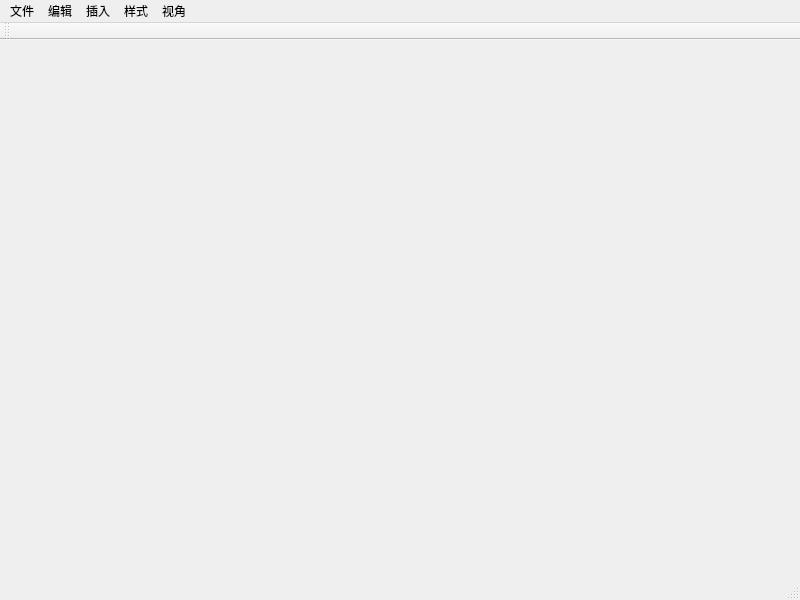
<?xml version="1.0" encoding="UTF-8"?>
<ui version="4.0">
 <class>MainWindow</class>
 <widget class="QMainWindow" name="MainWindow">
  <property name="geometry">
   <rect>
    <x>0</x>
    <y>0</y>
    <width>800</width>
    <height>600</height>
   </rect>
  </property>
  <property name="windowTitle">
   <string>MainWindow</string>
  </property>
  <widget class="QWidget" name="centralwidget"/>
  <widget class="QMenuBar" name="menubar">
   <property name="geometry">
    <rect>
     <x>0</x>
     <y>0</y>
     <width>800</width>
     <height>17</height>
    </rect>
   </property>
   <widget class="QMenu" name="fileMenu">
    <property name="title">
     <string>文件</string>
    </property>
   </widget>
   <widget class="QMenu" name="editMenu">
    <property name="title">
     <string>编辑</string>
    </property>
   </widget>
   <widget class="QMenu" name="addMenu">
    <property name="title">
     <string>插入</string>
    </property>
   </widget>
   <widget class="QMenu" name="styleMenu">
    <property name="title">
     <string>样式</string>
    </property>
   </widget>
   <widget class="QMenu" name="viewMenu">
    <property name="title">
     <string>视角</string>
    </property>
   </widget>
   <addaction name="fileMenu"/>
   <addaction name="editMenu"/>
   <addaction name="addMenu"/>
   <addaction name="styleMenu"/>
   <addaction name="viewMenu"/>
  </widget>
  <widget class="QStatusBar" name="statusbar"/>
  <widget class="QToolBar" name="headToolBar">
   <property name="windowTitle">
    <string>toolBar</string>
   </property>
   <attribute name="toolBarArea">
    <enum>TopToolBarArea</enum>
   </attribute>
   <attribute name="toolBarBreak">
    <bool>false</bool>
   </attribute>
  </widget>
  <action name="actNewFile">
   <property name="text">
    <string>新建</string>
   </property>
   <property name="shortcut">
    <string>Ctrl+N</string>
   </property>
  </action>
  <action name="actOpenFile">
   <property name="text">
    <string>打开</string>
   </property>
   <property name="shortcut">
    <string>Ctrl+O</string>
   </property>
  </action>
  <action name="actSaveFile">
   <property name="text">
    <string>保存</string>
   </property>
   <property name="shortcut">
    <string>Ctrl+S</string>
   </property>
  </action>
  <action name="actExportFile">
   <property name="text">
    <string>导出</string>
   </property>
  </action>
  <action name="actExit">
   <property name="text">
    <string>退出</string>
   </property>
  </action>
  <action name="actAddLine">
   <property name="text">
    <string>直线</string>
   </property>
  </action>
  <action name="actAddArrowLine">
   <property name="text">
    <string>单向箭头</string>
   </property>
  </action>
  <action name="actAddDoubleArrowLine">
   <property name="text">
    <string>双向箭头</string>
   </property>
  </action>
  <action name="actAddEll">
   <property name="text">
    <string>椭圆</string>
   </property>
  </action>
  <action name="actAddRect">
   <property name="text">
    <string>矩形</string>
   </property>
  </action>
  <action name="actAddRoundRect">
   <property name="text">
    <string>圆角矩形</string>
   </property>
  </action>
  <action name="actAddRhom">
   <property name="text">
    <string>菱形</string>
   </property>
  </action>
  <action name="actAddPargram">
   <property name="text">
    <string>平行四边形</string>
   </property>
  </action>
  <action name="actAddTrap">
   <property name="text">
    <string>梯形</string>
   </property>
  </action>
  <action name="actAddTri">
   <property name="text">
    <string>三角形</string>
   </property>
  </action>
  <action name="actSetTextFont">
   <property name="text">
    <string>文本字体</string>
   </property>
  </action>
  <action name="actEnlarge">
   <property name="text">
    <string>放大</string>
   </property>
   <property name="shortcut">
    <string>Shift+W</string>
   </property>
  </action>
  <action name="actShrink">
   <property name="text">
    <string>缩小</string>
   </property>
   <property name="toolTip">
    <string>缩小</string>
   </property>
   <property name="shortcut">
    <string>Shift+S</string>
   </property>
  </action>
  <action name="actRotateCCW">
   <property name="text">
    <string>向左旋转</string>
   </property>
   <property name="shortcut">
    <string>Q</string>
   </property>
  </action>
  <action name="actRotateCW">
   <property name="text">
    <string>向右旋转</string>
   </property>
   <property name="shortcut">
    <string>E</string>
   </property>
  </action>
  <action name="actHelp">
   <property name="text">
    <string>查看文档</string>
   </property>
   <property name="shortcut">
    <string>Ctrl+H</string>
   </property>
  </action>
  <action name="actCombine">
   <property name="text">
    <string>组合</string>
   </property>
   <property name="shortcut">
    <string>Ctrl+G</string>
   </property>
  </action>
  <action name="actSeperate">
   <property name="text">
    <string>取消组合</string>
   </property>
   <property name="shortcut">
    <string>Ctrl+Shift+G</string>
   </property>
  </action>
  <action name="actLayerUp">
   <property name="text">
    <string>上移一层</string>
   </property>
  </action>
  <action name="actLayerDown">
   <property name="text">
    <string>下移一层</string>
   </property>
  </action>
  <action name="actLayerTop">
   <property name="text">
    <string>置为顶层</string>
   </property>
  </action>
  <action name="actLayerBottom">
   <property name="text">
    <string>置为底层</string>
   </property>
  </action>
  <action name="actAddText">
   <property name="text">
    <string>文本</string>
   </property>
  </action>
  <action name="actSetTextColor">
   <property name="text">
    <string>文本颜色</string>
   </property>
  </action>
  <action name="actSetBorderColor">
   <property name="text">
    <string>边框颜色</string>
   </property>
  </action>
  <action name="actSetFillColor">
   <property name="text">
    <string>填充颜色</string>
   </property>
  </action>
  <action name="actSetSolidLine">
   <property name="text">
    <string>实线</string>
   </property>
  </action>
  <action name="actSetDashLine">
   <property name="text">
    <string>虚线</string>
   </property>
  </action>
  <action name="actSetDotLine">
   <property name="text">
    <string>点线</string>
   </property>
  </action>
  <action name="actDashDotLine">
   <property name="text">
    <string>点划线</string>
   </property>
  </action>
  <action name="actDashDotDotLine">
   <property name="text">
    <string>双点划线</string>
   </property>
  </action>
  <action name="actCopy">
   <property name="text">
    <string>复制</string>
   </property>
   <property name="shortcut">
    <string>Ctrl+C</string>
   </property>
  </action>
  <action name="actCut">
   <property name="text">
    <string>剪切</string>
   </property>
   <property name="shortcut">
    <string>Ctrl+X</string>
   </property>
  </action>
  <action name="actPaste">
   <property name="text">
    <string>粘贴</string>
   </property>
   <property name="shortcut">
    <string>Ctrl+V</string>
   </property>
  </action>
  <action name="actMoveLeft">
   <property name="text">
    <string>左移</string>
   </property>
   <property name="shortcut">
    <string>A</string>
   </property>
  </action>
  <action name="actMoveRight">
   <property name="text">
    <string>右移</string>
   </property>
   <property name="shortcut">
    <string>D</string>
   </property>
  </action>
  <action name="actMoveUp">
   <property name="text">
    <string>上移</string>
   </property>
   <property name="shortcut">
    <string>W</string>
   </property>
  </action>
  <action name="actMoveDown">
   <property name="text">
    <string>下移</string>
   </property>
   <property name="shortcut">
    <string>S</string>
   </property>
  </action>
  <action name="actFindandReplace">
   <property name="text">
    <string>查找和替换</string>
   </property>
   <property name="shortcut">
    <string>Ctrl+F</string>
   </property>
  </action>
  <action name="actReplace">
   <property name="text">
    <string>替换</string>
   </property>
   <property name="shortcut">
    <string>Ctrl+R</string>
   </property>
  </action>
  <action name="actUndo">
   <property name="text">
    <string>撤销</string>
   </property>
   <property name="shortcut">
    <string>Ctrl+Z</string>
   </property>
  </action>
  <action name="actRedo">
   <property name="text">
    <string>重做</string>
   </property>
   <property name="shortcut">
    <string>Ctrl+Y</string>
   </property>
  </action>
  <action name="actSelectAll">
   <property name="text">
    <string>全选</string>
   </property>
   <property name="shortcut">
    <string>Ctrl+A</string>
   </property>
  </action>
  <action name="actViewRotateCCW">
   <property name="text">
    <string>向左旋转</string>
   </property>
  </action>
  <action name="actViewRotateCW">
   <property name="text">
    <string>向右旋转</string>
   </property>
  </action>
  <action name="actViewEnlarge">
   <property name="text">
    <string>放大</string>
   </property>
  </action>
  <action name="actViewShrink">
   <property name="text">
    <string>缩小</string>
   </property>
   <property name="toolTip">
    <string>缩小</string>
   </property>
  </action>
  <action name="actEditShrink">
   <property name="text">
    <string>缩小</string>
   </property>
   <property name="toolTip">
    <string>缩小</string>
   </property>
  </action>
  <action name="actEditEnlarge">
   <property name="text">
    <string>放大</string>
   </property>
  </action>
  <action name="actEditRotateCCW">
   <property name="text">
    <string>向左旋转</string>
   </property>
  </action>
  <action name="actEditRotateCW">
   <property name="text">
    <string>向右旋转</string>
   </property>
  </action>
  <action name="actViewMoveLeft">
   <property name="text">
    <string>左移</string>
   </property>
  </action>
  <action name="actViewMoveRight">
   <property name="text">
    <string>右移</string>
   </property>
  </action>
  <action name="actViewMoveUp">
   <property name="text">
    <string>上移</string>
   </property>
  </action>
  <action name="actViewMoveDown">
   <property name="text">
    <string>下移</string>
   </property>
  </action>
  <action name="actEditMoveLeft">
   <property name="text">
    <string>左移</string>
   </property>
  </action>
  <action name="actEditMoveRight">
   <property name="text">
    <string>右移</string>
   </property>
   <property name="toolTip">
    <string>右移</string>
   </property>
  </action>
  <action name="actEditMoveUp">
   <property name="text">
    <string>上移</string>
   </property>
   <property name="toolTip">
    <string>上移</string>
   </property>
  </action>
  <action name="actEditMoveDown">
   <property name="text">
    <string>下移</string>
   </property>
   <property name="toolTip">
    <string>下移</string>
   </property>
  </action>
  <action name="actDelSelectedItem">
   <property name="text">
    <string>删除选中元素</string>
   </property>
   <property name="toolTip">
    <string>删除选中元素</string>
   </property>
   <property name="menuRole">
    <enum>QAction::MenuRole::NoRole</enum>
   </property>
  </action>
  <action name="actSelectFrameCol">
   <property name="text">
    <string>选择边框颜色</string>
   </property>
   <property name="menuRole">
    <enum>QAction::MenuRole::NoRole</enum>
   </property>
  </action>
  <action name="actSelectFillCol">
   <property name="text">
    <string>选择填充颜色</string>
   </property>
   <property name="menuRole">
    <enum>QAction::MenuRole::NoRole</enum>
   </property>
  </action>
  <action name="actSelectTextCol">
   <property name="text">
    <string>选择文字颜色</string>
   </property>
   <property name="menuRole">
    <enum>QAction::MenuRole::NoRole</enum>
   </property>
  </action>
  <action name="actSelectTextFont">
   <property name="text">
    <string>选择文字字体</string>
   </property>
   <property name="menuRole">
    <enum>QAction::MenuRole::NoRole</enum>
   </property>
  </action>
 </widget>
 <resources/>
 <connections/>
</ui>
